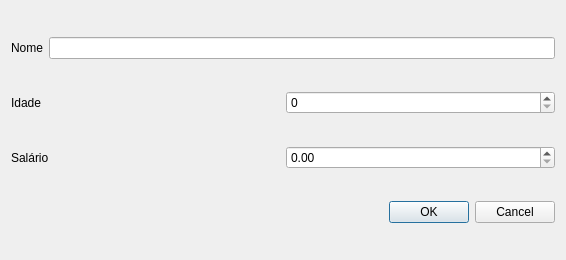
<?xml version="1.0" encoding="UTF-8"?>
<ui version="4.0">
 <class>PessoaDialog</class>
 <widget class="QDialog" name="PessoaDialog">
  <property name="geometry">
   <rect>
    <x>0</x>
    <y>0</y>
    <width>566</width>
    <height>260</height>
   </rect>
  </property>
  <property name="windowTitle">
   <string>Dialog</string>
  </property>
  <layout class="QVBoxLayout" name="verticalLayout">
   <item>
    <layout class="QHBoxLayout" name="horizontalLayout">
     <item>
      <widget class="QLabel" name="label">
       <property name="text">
        <string>Nome</string>
       </property>
      </widget>
     </item>
     <item>
      <widget class="QLineEdit" name="nome"/>
     </item>
    </layout>
   </item>
   <item>
    <layout class="QGridLayout" name="gridLayout">
     <item row="0" column="0">
      <widget class="QLabel" name="label_2">
       <property name="text">
        <string>Idade</string>
       </property>
      </widget>
     </item>
     <item row="0" column="1">
      <widget class="QSpinBox" name="idade"/>
     </item>
    </layout>
   </item>
   <item>
    <layout class="QGridLayout" name="gridLayout_2">
     <item row="0" column="0">
      <widget class="QLabel" name="label_3">
       <property name="text">
        <string>Salário</string>
       </property>
      </widget>
     </item>
     <item row="0" column="1">
      <widget class="QDoubleSpinBox" name="salario"/>
     </item>
    </layout>
   </item>
   <item>
    <widget class="QDialogButtonBox" name="buttonBox">
     <property name="standardButtons">
      <set>QDialogButtonBox::Cancel|QDialogButtonBox::Ok</set>
     </property>
    </widget>
   </item>
  </layout>
 </widget>
 <resources/>
 <connections/>
</ui>
